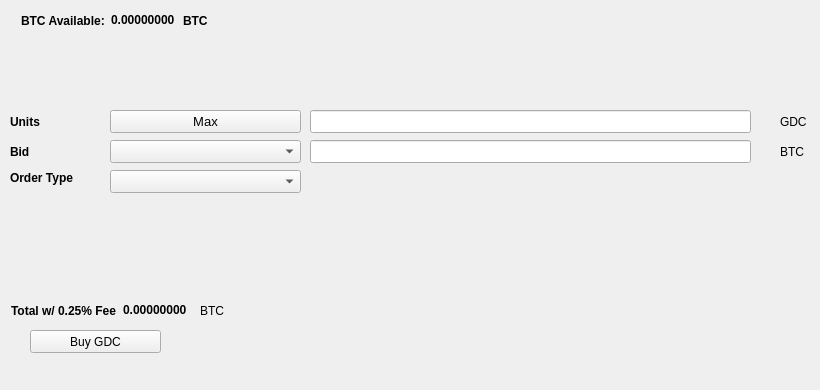
   <widget class="QWidget" name="BuyTab">
    <attribute name="title">
     <string>Buy</string>
    </attribute>
    <widget class="QPushButton" name="BuyGDC">
     <property name="geometry">
      <rect>
       <x>30</x>
       <y>330</y>
       <width>131</width>
       <height>23</height>
      </rect>
     </property>
     <property name="text">
      <string>Buy GDC</string>
     </property>
     <property name="icon">
      <iconset resource="../goodcoin.qrc">
       <normaloff>:/icons/bitcoin</normaloff>:/icons/bitcoin</iconset>
     </property>
    </widget>
    <widget class="QLabel" name="label_3">
     <property name="geometry">
      <rect>
       <x>10</x>
       <y>110</y>
       <width>46</width>
       <height>23</height>
      </rect>
     </property>
     <property name="font">
      <font>
       <weight>75</weight>
       <bold>true</bold>
      </font>
     </property>
     <property name="text">
      <string>Units</string>
     </property>
    </widget>
    <widget class="QLineEdit" name="UnitsInput">
     <property name="geometry">
      <rect>
       <x>310</x>
       <y>110</y>
       <width>441</width>
       <height>23</height>
      </rect>
     </property>
     <property name="font">
      <font>
       <pointsize>9</pointsize>
       <weight>75</weight>
       <bold>true</bold>
      </font>
     </property>
    </widget>
    <widget class="QLineEdit" name="BuyBidPriceEdit">
     <property name="geometry">
      <rect>
       <x>310</x>
       <y>140</y>
       <width>441</width>
       <height>23</height>
      </rect>
     </property>
     <property name="font">
      <font>
       <pointsize>9</pointsize>
       <weight>75</weight>
       <bold>true</bold>
      </font>
     </property>
    </widget>
    <widget class="QLabel" name="label_4">
     <property name="geometry">
      <rect>
       <x>780</x>
       <y>110</y>
       <width>31</width>
       <height>23</height>
      </rect>
     </property>
     <property name="text">
      <string>GDC</string>
     </property>
    </widget>
    <widget class="QLabel" name="label_5">
     <property name="geometry">
      <rect>
       <x>780</x>
       <y>140</y>
       <width>31</width>
       <height>23</height>
      </rect>
     </property>
     <property name="text">
      <string>BTC</string>
     </property>
    </widget>
    <widget class="QLabel" name="label_6">
     <property name="geometry">
      <rect>
       <x>10</x>
       <y>140</y>
       <width>46</width>
       <height>23</height>
      </rect>
     </property>
     <property name="font">
      <font>
       <weight>75</weight>
       <bold>true</bold>
      </font>
     </property>
     <property name="text">
      <string>Bid</string>
     </property>
    </widget>
    <widget class="QLabel" name="label_7">
     <property name="geometry">
      <rect>
       <x>10</x>
       <y>170</y>
       <width>91</width>
       <height>16</height>
      </rect>
     </property>
     <property name="font">
      <font>
       <weight>75</weight>
       <bold>true</bold>
      </font>
     </property>
     <property name="text">
      <string>Order Type</string>
     </property>
    </widget>
    <widget class="QPushButton" name="Buy_Max_Amount">
     <property name="geometry">
      <rect>
       <x>110</x>
       <y>110</y>
       <width>191</width>
       <height>23</height>
      </rect>
     </property>
     <property name="font">
      <font>
       <pointsize>10</pointsize>
      </font>
     </property>
     <property name="text">
      <string>Max</string>
     </property>
    </widget>
    <widget class="QComboBox" name="BuyBidcomboBox">
     <property name="geometry">
      <rect>
       <x>110</x>
       <y>140</y>
       <width>191</width>
       <height>23</height>
      </rect>
     </property>
     <property name="font">
      <font>
       <pointsize>10</pointsize>
      </font>
     </property>
    </widget>
    <widget class="QComboBox" name="buyOrdertypeCombo">
     <property name="geometry">
      <rect>
       <x>110</x>
       <y>170</y>
       <width>191</width>
       <height>23</height>
      </rect>
     </property>
     <property name="font">
      <font>
       <pointsize>10</pointsize>
      </font>
     </property>
    </widget>
    <widget class="QWidget" name="layoutWidget1">
     <property name="geometry">
      <rect>
       <x>21</x>
       <y>11</y>
       <width>227</width>
       <height>19</height>
      </rect>
     </property>
     <layout class="QHBoxLayout" name="horizontalLayout_3">
      <item>
       <widget class="QLabel" name="label232">
        <property name="font">
         <font>
          <weight>75</weight>
          <bold>true</bold>
         </font>
        </property>
        <property name="text">
         <string>BTC Available:</string>
        </property>
       </widget>
      </item>
      <item>
       <widget class="QLabel" name="BtcAvailableLbl">
        <property name="palette">
         <palette>
          <active>
           <colorrole role="WindowText">
            <brush brushstyle="SolidPattern">
             <color alpha="255">
              <red>0</red>
              <green>0</green>
              <blue>0</blue>
             </color>
            </brush>
           </colorrole>
           <colorrole role="Button">
            <brush brushstyle="SolidPattern">
             <color alpha="255">
              <red>0</red>
              <green>170</green>
              <blue>0</blue>
             </color>
            </brush>
           </colorrole>
           <colorrole role="Light">
            <brush brushstyle="SolidPattern">
             <color alpha="255">
              <red>0</red>
              <green>255</green>
              <blue>0</blue>
             </color>
            </brush>
           </colorrole>
           <colorrole role="Midlight">
            <brush brushstyle="SolidPattern">
             <color alpha="255">
              <red>0</red>
              <green>212</green>
              <blue>0</blue>
             </color>
            </brush>
           </colorrole>
           <colorrole role="Dark">
            <brush brushstyle="SolidPattern">
             <color alpha="255">
              <red>0</red>
              <green>85</green>
              <blue>0</blue>
             </color>
            </brush>
           </colorrole>
           <colorrole role="Mid">
            <brush brushstyle="SolidPattern">
             <color alpha="255">
              <red>0</red>
              <green>113</green>
              <blue>0</blue>
             </color>
            </brush>
           </colorrole>
           <colorrole role="Text">
            <brush brushstyle="SolidPattern">
             <color alpha="255">
              <red>0</red>
              <green>170</green>
              <blue>0</blue>
             </color>
            </brush>
           </colorrole>
           <colorrole role="BrightText">
            <brush brushstyle="SolidPattern">
             <color alpha="255">
              <red>255</red>
              <green>255</green>
              <blue>255</blue>
             </color>
            </brush>
           </colorrole>
           <colorrole role="ButtonText">
            <brush brushstyle="SolidPattern">
             <color alpha="255">
              <red>0</red>
              <green>0</green>
              <blue>0</blue>
             </color>
            </brush>
           </colorrole>
           <colorrole role="Base">
            <brush brushstyle="SolidPattern">
             <color alpha="255">
              <red>255</red>
              <green>255</green>
              <blue>255</blue>
             </color>
            </brush>
           </colorrole>
           <colorrole role="Window">
            <brush brushstyle="SolidPattern">
             <color alpha="255">
              <red>0</red>
              <green>170</green>
              <blue>0</blue>
             </color>
            </brush>
           </colorrole>
           <colorrole role="Shadow">
            <brush brushstyle="SolidPattern">
             <color alpha="255">
              <red>0</red>
              <green>0</green>
              <blue>0</blue>
             </color>
            </brush>
           </colorrole>
           <colorrole role="AlternateBase">
            <brush brushstyle="SolidPattern">
             <color alpha="255">
              <red>127</red>
              <green>212</green>
              <blue>127</blue>
             </color>
            </brush>
           </colorrole>
           <colorrole role="ToolTipBase">
            <brush brushstyle="SolidPattern">
             <color alpha="255">
              <red>255</red>
              <green>255</green>
              <blue>220</blue>
             </color>
            </brush>
           </colorrole>
           <colorrole role="ToolTipText">
            <brush brushstyle="SolidPattern">
             <color alpha="255">
              <red>0</red>
              <green>0</green>
              <blue>0</blue>
             </color>
            </brush>
           </colorrole>
          </active>
          <inactive>
           <colorrole role="WindowText">
            <brush brushstyle="SolidPattern">
             <color alpha="255">
              <red>0</red>
              <green>0</green>
              <blue>0</blue>
             </color>
            </brush>
           </colorrole>
           <colorrole role="Button">
            <brush brushstyle="SolidPattern">
             <color alpha="255">
              <red>0</red>
              <green>170</green>
              <blue>0</blue>
             </color>
            </brush>
           </colorrole>
           <colorrole role="Light">
            <brush brushstyle="SolidPattern">
             <color alpha="255">
              <red>0</red>
              <green>255</green>
              <blue>0</blue>
             </color>
            </brush>
           </colorrole>
           <colorrole role="Midlight">
            <brush brushstyle="SolidPattern">
             <color alpha="255">
              <red>0</red>
              <green>212</green>
              <blue>0</blue>
             </color>
            </brush>
           </colorrole>
           <colorrole role="Dark">
            <brush brushstyle="SolidPattern">
             <color alpha="255">
              <red>0</red>
              <green>85</green>
              <blue>0</blue>
             </color>
            </brush>
           </colorrole>
           <colorrole role="Mid">
            <brush brushstyle="SolidPattern">
             <color alpha="255">
              <red>0</red>
              <green>113</green>
              <blue>0</blue>
             </color>
            </brush>
           </colorrole>
           <colorrole role="Text">
            <brush brushstyle="SolidPattern">
             <color alpha="255">
              <red>0</red>
              <green>170</green>
              <blue>0</blue>
             </color>
            </brush>
           </colorrole>
           <colorrole role="BrightText">
            <brush brushstyle="SolidPattern">
             <color alpha="255">
              <red>255</red>
              <green>255</green>
              <blue>255</blue>
             </color>
            </brush>
           </colorrole>
           <colorrole role="ButtonText">
            <brush brushstyle="SolidPattern">
             <color alpha="255">
              <red>0</red>
              <green>0</green>
              <blue>0</blue>
             </color>
            </brush>
           </colorrole>
           <colorrole role="Base">
            <brush brushstyle="SolidPattern">
             <color alpha="255">
              <red>255</red>
              <green>255</green>
              <blue>255</blue>
             </color>
            </brush>
           </colorrole>
           <colorrole role="Window">
            <brush brushstyle="SolidPattern">
             <color alpha="255">
              <red>0</red>
              <green>170</green>
              <blue>0</blue>
             </color>
            </brush>
           </colorrole>
           <colorrole role="Shadow">
            <brush brushstyle="SolidPattern">
             <color alpha="255">
              <red>0</red>
              <green>0</green>
              <blue>0</blue>
             </color>
            </brush>
           </colorrole>
           <colorrole role="AlternateBase">
            <brush brushstyle="SolidPattern">
             <color alpha="255">
              <red>127</red>
              <green>212</green>
              <blue>127</blue>
             </color>
            </brush>
           </colorrole>
           <colorrole role="ToolTipBase">
            <brush brushstyle="SolidPattern">
             <color alpha="255">
              <red>255</red>
              <green>255</green>
              <blue>220</blue>
             </color>
            </brush>
           </colorrole>
           <colorrole role="ToolTipText">
            <brush brushstyle="SolidPattern">
             <color alpha="255">
              <red>0</red>
              <green>0</green>
              <blue>0</blue>
             </color>
            </brush>
           </colorrole>
          </inactive>
          <disabled>
           <colorrole role="WindowText">
            <brush brushstyle="SolidPattern">
             <color alpha="255">
              <red>0</red>
              <green>85</green>
              <blue>0</blue>
             </color>
            </brush>
           </colorrole>
           <colorrole role="Button">
            <brush brushstyle="SolidPattern">
             <color alpha="255">
              <red>0</red>
              <green>170</green>
              <blue>0</blue>
             </color>
            </brush>
           </colorrole>
           <colorrole role="Light">
            <brush brushstyle="SolidPattern">
             <color alpha="255">
              <red>0</red>
              <green>255</green>
              <blue>0</blue>
             </color>
            </brush>
           </colorrole>
           <colorrole role="Midlight">
            <brush brushstyle="SolidPattern">
             <color alpha="255">
              <red>0</red>
              <green>212</green>
              <blue>0</blue>
             </color>
            </brush>
           </colorrole>
           <colorrole role="Dark">
            <brush brushstyle="SolidPattern">
             <color alpha="255">
              <red>0</red>
              <green>85</green>
              <blue>0</blue>
             </color>
            </brush>
           </colorrole>
           <colorrole role="Mid">
            <brush brushstyle="SolidPattern">
             <color alpha="255">
              <red>0</red>
              <green>113</green>
              <blue>0</blue>
             </color>
            </brush>
           </colorrole>
           <colorrole role="Text">
            <brush brushstyle="SolidPattern">
             <color alpha="255">
              <red>0</red>
              <green>85</green>
              <blue>0</blue>
             </color>
            </brush>
           </colorrole>
           <colorrole role="BrightText">
            <brush brushstyle="SolidPattern">
             <color alpha="255">
              <red>255</red>
              <green>255</green>
              <blue>255</blue>
             </color>
            </brush>
           </colorrole>
           <colorrole role="ButtonText">
            <brush brushstyle="SolidPattern">
             <color alpha="255">
              <red>0</red>
              <green>85</green>
              <blue>0</blue>
             </color>
            </brush>
           </colorrole>
           <colorrole role="Base">
            <brush brushstyle="SolidPattern">
             <color alpha="255">
              <red>0</red>
              <green>170</green>
              <blue>0</blue>
             </color>
            </brush>
           </colorrole>
           <colorrole role="Window">
            <brush brushstyle="SolidPattern">
             <color alpha="255">
              <red>0</red>
              <green>170</green>
              <blue>0</blue>
             </color>
            </brush>
           </colorrole>
           <colorrole role="Shadow">
            <brush brushstyle="SolidPattern">
             <color alpha="255">
              <red>0</red>
              <green>0</green>
              <blue>0</blue>
             </color>
            </brush>
           </colorrole>
           <colorrole role="AlternateBase">
            <brush brushstyle="SolidPattern">
             <color alpha="255">
              <red>0</red>
              <green>170</green>
              <blue>0</blue>
             </color>
            </brush>
           </colorrole>
           <colorrole role="ToolTipBase">
            <brush brushstyle="SolidPattern">
             <color alpha="255">
              <red>255</red>
              <green>255</green>
              <blue>220</blue>
             </color>
            </brush>
           </colorrole>
           <colorrole role="ToolTipText">
            <brush brushstyle="SolidPattern">
             <color alpha="255">
              <red>0</red>
              <green>0</green>
              <blue>0</blue>
             </color>
            </brush>
           </colorrole>
          </disabled>
         </palette>
        </property>
        <property name="font">
         <font>
          <weight>75</weight>
          <bold>true</bold>
         </font>
        </property>
        <property name="text">
         <string>0.00000000</string>
        </property>
        <property name="textInteractionFlags">
         <set>Qt::LinksAccessibleByMouse|Qt::TextSelectableByKeyboard|Qt::TextSelectableByMouse</set>
        </property>
       </widget>
      </item>
      <item>
       <widget class="QLabel" name="BtcAvailableLbl_2">
        <property name="font">
         <font>
          <weight>75</weight>
          <bold>true</bold>
         </font>
        </property>
        <property name="text">
         <string>BTC</string>
        </property>
       </widget>
      </item>
     </layout>
    </widget>
    <widget class="QWidget" name="layoutWidge2">
     <property name="geometry">
      <rect>
       <x>11</x>
       <y>301</y>
       <width>259</width>
       <height>19</height>
      </rect>
     </property>
     <layout class="QHBoxLayout" name="horizontalLayout_4">
      <item>
       <widget class="QLabel" name="label_9">
        <property name="font">
         <font>
          <weight>75</weight>
          <bold>true</bold>
         </font>
        </property>
        <property name="text">
         <string>Total w/ 0.25% Fee</string>
        </property>
       </widget>
      </item>
      <item>
       <widget class="QLabel" name="BuyCostLabel">
        <property name="palette">
         <palette>
          <active>
           <colorrole role="WindowText">
            <brush brushstyle="SolidPattern">
             <color alpha="255">
              <red>0</red>
              <green>0</green>
              <blue>0</blue>
             </color>
            </brush>
           </colorrole>
           <colorrole role="Button">
            <brush brushstyle="SolidPattern">
             <color alpha="255">
              <red>0</red>
              <green>170</green>
              <blue>0</blue>
             </color>
            </brush>
           </colorrole>
           <colorrole role="Light">
            <brush brushstyle="SolidPattern">
             <color alpha="255">
              <red>0</red>
              <green>255</green>
              <blue>0</blue>
             </color>
            </brush>
           </colorrole>
           <colorrole role="Midlight">
            <brush brushstyle="SolidPattern">
             <color alpha="255">
              <red>0</red>
              <green>212</green>
              <blue>0</blue>
             </color>
            </brush>
           </colorrole>
           <colorrole role="Dark">
            <brush brushstyle="SolidPattern">
             <color alpha="255">
              <red>0</red>
              <green>85</green>
              <blue>0</blue>
             </color>
            </brush>
           </colorrole>
           <colorrole role="Mid">
            <brush brushstyle="SolidPattern">
             <color alpha="255">
              <red>0</red>
              <green>113</green>
              <blue>0</blue>
             </color>
            </brush>
           </colorrole>
           <colorrole role="Text">
            <brush brushstyle="SolidPattern">
             <color alpha="255">
              <red>0</red>
              <green>170</green>
              <blue>0</blue>
             </color>
            </brush>
           </colorrole>
           <colorrole role="BrightText">
            <brush brushstyle="SolidPattern">
             <color alpha="255">
              <red>255</red>
              <green>255</green>
              <blue>255</blue>
             </color>
            </brush>
           </colorrole>
           <colorrole role="ButtonText">
            <brush brushstyle="SolidPattern">
             <color alpha="255">
              <red>0</red>
              <green>0</green>
              <blue>0</blue>
             </color>
            </brush>
           </colorrole>
           <colorrole role="Base">
            <brush brushstyle="SolidPattern">
             <color alpha="255">
              <red>255</red>
              <green>255</green>
              <blue>255</blue>
             </color>
            </brush>
           </colorrole>
           <colorrole role="Window">
            <brush brushstyle="SolidPattern">
             <color alpha="255">
              <red>0</red>
              <green>170</green>
              <blue>0</blue>
             </color>
            </brush>
           </colorrole>
           <colorrole role="Shadow">
            <brush brushstyle="SolidPattern">
             <color alpha="255">
              <red>0</red>
              <green>0</green>
              <blue>0</blue>
             </color>
            </brush>
           </colorrole>
           <colorrole role="AlternateBase">
            <brush brushstyle="SolidPattern">
             <color alpha="255">
              <red>127</red>
              <green>212</green>
              <blue>127</blue>
             </color>
            </brush>
           </colorrole>
           <colorrole role="ToolTipBase">
            <brush brushstyle="SolidPattern">
             <color alpha="255">
              <red>255</red>
              <green>255</green>
              <blue>220</blue>
             </color>
            </brush>
           </colorrole>
           <colorrole role="ToolTipText">
            <brush brushstyle="SolidPattern">
             <color alpha="255">
              <red>0</red>
              <green>0</green>
              <blue>0</blue>
             </color>
            </brush>
           </colorrole>
          </active>
          <inactive>
           <colorrole role="WindowText">
            <brush brushstyle="SolidPattern">
             <color alpha="255">
              <red>0</red>
              <green>0</green>
              <blue>0</blue>
             </color>
            </brush>
           </colorrole>
           <colorrole role="Button">
            <brush brushstyle="SolidPattern">
             <color alpha="255">
              <red>0</red>
              <green>170</green>
              <blue>0</blue>
             </color>
            </brush>
           </colorrole>
           <colorrole role="Light">
            <brush brushstyle="SolidPattern">
             <color alpha="255">
              <red>0</red>
              <green>255</green>
              <blue>0</blue>
             </color>
            </brush>
           </colorrole>
           <colorrole role="Midlight">
            <brush brushstyle="SolidPattern">
             <color alpha="255">
              <red>0</red>
              <green>212</green>
              <blue>0</blue>
             </color>
            </brush>
           </colorrole>
           <colorrole role="Dark">
            <brush brushstyle="SolidPattern">
             <color alpha="255">
              <red>0</red>
              <green>85</green>
              <blue>0</blue>
             </color>
            </brush>
           </colorrole>
           <colorrole role="Mid">
            <brush brushstyle="SolidPattern">
             <color alpha="255">
              <red>0</red>
              <green>113</green>
              <blue>0</blue>
             </color>
            </brush>
           </colorrole>
           <colorrole role="Text">
            <brush brushstyle="SolidPattern">
             <color alpha="255">
              <red>0</red>
              <green>170</green>
              <blue>0</blue>
             </color>
            </brush>
           </colorrole>
           <colorrole role="BrightText">
            <brush brushstyle="SolidPattern">
             <color alpha="255">
              <red>255</red>
              <green>255</green>
              <blue>255</blue>
             </color>
            </brush>
           </colorrole>
           <colorrole role="ButtonText">
            <brush brushstyle="SolidPattern">
             <color alpha="255">
              <red>0</red>
              <green>0</green>
              <blue>0</blue>
             </color>
            </brush>
           </colorrole>
           <colorrole role="Base">
            <brush brushstyle="SolidPattern">
             <color alpha="255">
              <red>255</red>
              <green>255</green>
              <blue>255</blue>
             </color>
            </brush>
           </colorrole>
           <colorrole role="Window">
            <brush brushstyle="SolidPattern">
             <color alpha="255">
              <red>0</red>
              <green>170</green>
              <blue>0</blue>
             </color>
            </brush>
           </colorrole>
           <colorrole role="Shadow">
            <brush brushstyle="SolidPattern">
             <color alpha="255">
              <red>0</red>
              <green>0</green>
              <blue>0</blue>
             </color>
            </brush>
           </colorrole>
           <colorrole role="AlternateBase">
            <brush brushstyle="SolidPattern">
             <color alpha="255">
              <red>127</red>
              <green>212</green>
              <blue>127</blue>
             </color>
            </brush>
           </colorrole>
           <colorrole role="ToolTipBase">
            <brush brushstyle="SolidPattern">
             <color alpha="255">
              <red>255</red>
              <green>255</green>
              <blue>220</blue>
             </color>
            </brush>
           </colorrole>
           <colorrole role="ToolTipText">
            <brush brushstyle="SolidPattern">
             <color alpha="255">
              <red>0</red>
              <green>0</green>
              <blue>0</blue>
             </color>
            </brush>
           </colorrole>
          </inactive>
          <disabled>
           <colorrole role="WindowText">
            <brush brushstyle="SolidPattern">
             <color alpha="255">
              <red>0</red>
              <green>85</green>
              <blue>0</blue>
             </color>
            </brush>
           </colorrole>
           <colorrole role="Button">
            <brush brushstyle="SolidPattern">
             <color alpha="255">
              <red>0</red>
              <green>170</green>
              <blue>0</blue>
             </color>
            </brush>
           </colorrole>
           <colorrole role="Light">
            <brush brushstyle="SolidPattern">
             <color alpha="255">
              <red>0</red>
              <green>255</green>
              <blue>0</blue>
             </color>
            </brush>
           </colorrole>
           <colorrole role="Midlight">
            <brush brushstyle="SolidPattern">
             <color alpha="255">
              <red>0</red>
              <green>212</green>
              <blue>0</blue>
             </color>
            </brush>
           </colorrole>
           <colorrole role="Dark">
            <brush brushstyle="SolidPattern">
             <color alpha="255">
              <red>0</red>
              <green>85</green>
              <blue>0</blue>
             </color>
            </brush>
           </colorrole>
           <colorrole role="Mid">
            <brush brushstyle="SolidPattern">
             <color alpha="255">
              <red>0</red>
              <green>113</green>
              <blue>0</blue>
             </color>
            </brush>
           </colorrole>
           <colorrole role="Text">
            <brush brushstyle="SolidPattern">
             <color alpha="255">
              <red>0</red>
              <green>85</green>
              <blue>0</blue>
             </color>
            </brush>
           </colorrole>
           <colorrole role="BrightText">
            <brush brushstyle="SolidPattern">
             <color alpha="255">
              <red>255</red>
              <green>255</green>
              <blue>255</blue>
             </color>
            </brush>
           </colorrole>
           <colorrole role="ButtonText">
            <brush brushstyle="SolidPattern">
             <color alpha="255">
              <red>0</red>
              <green>85</green>
              <blue>0</blue>
             </color>
            </brush>
           </colorrole>
           <colorrole role="Base">
            <brush brushstyle="SolidPattern">
             <color alpha="255">
              <red>0</red>
              <green>170</green>
              <blue>0</blue>
             </color>
            </brush>
           </colorrole>
           <colorrole role="Window">
            <brush brushstyle="SolidPattern">
             <color alpha="255">
              <red>0</red>
              <green>170</green>
              <blue>0</blue>
             </color>
            </brush>
           </colorrole>
           <colorrole role="Shadow">
            <brush brushstyle="SolidPattern">
             <color alpha="255">
              <red>0</red>
              <green>0</green>
              <blue>0</blue>
             </color>
            </brush>
           </colorrole>
           <colorrole role="AlternateBase">
            <brush brushstyle="SolidPattern">
             <color alpha="255">
              <red>0</red>
              <green>170</green>
              <blue>0</blue>
             </color>
            </brush>
           </colorrole>
           <colorrole role="ToolTipBase">
            <brush brushstyle="SolidPattern">
             <color alpha="255">
              <red>255</red>
              <green>255</green>
              <blue>220</blue>
             </color>
            </brush>
           </colorrole>
           <colorrole role="ToolTipText">
            <brush brushstyle="SolidPattern">
             <color alpha="255">
              <red>0</red>
              <green>0</green>
              <blue>0</blue>
             </color>
            </brush>
           </colorrole>
          </disabled>
         </palette>
        </property>
        <property name="font">
         <font>
          <weight>75</weight>
          <bold>true</bold>
         </font>
        </property>
        <property name="autoFillBackground">
         <bool>false</bool>
        </property>
        <property name="text">
         <string>0.00000000</string>
        </property>
        <property name="textInteractionFlags">
         <set>Qt::LinksAccessibleByMouse|Qt::TextSelectableByMouse</set>
        </property>
       </widget>
      </item>
      <item>
       <widget class="QLabel" name="label_10">
        <property name="font">
         <font>
          <weight>50</weight>
          <bold>false</bold>
         </font>
        </property>
        <property name="text">
         <string>BTC</string>
        </property>
       </widget>
      </item>
     </layout>
    </widget>
    <widget class="QLabel" name="label_24">
     <property name="geometry">
      <rect>
       <x>460</x>
       <y>300</y>
       <width>281</width>
       <height>81</height>
      </rect>
     </property>
     <property name="text">
      <string/>
     </property>
     <property name="pixmap">
      <pixmap>:/images/bittrex</pixmap>
     </property>
    </widget>
   </widget>
